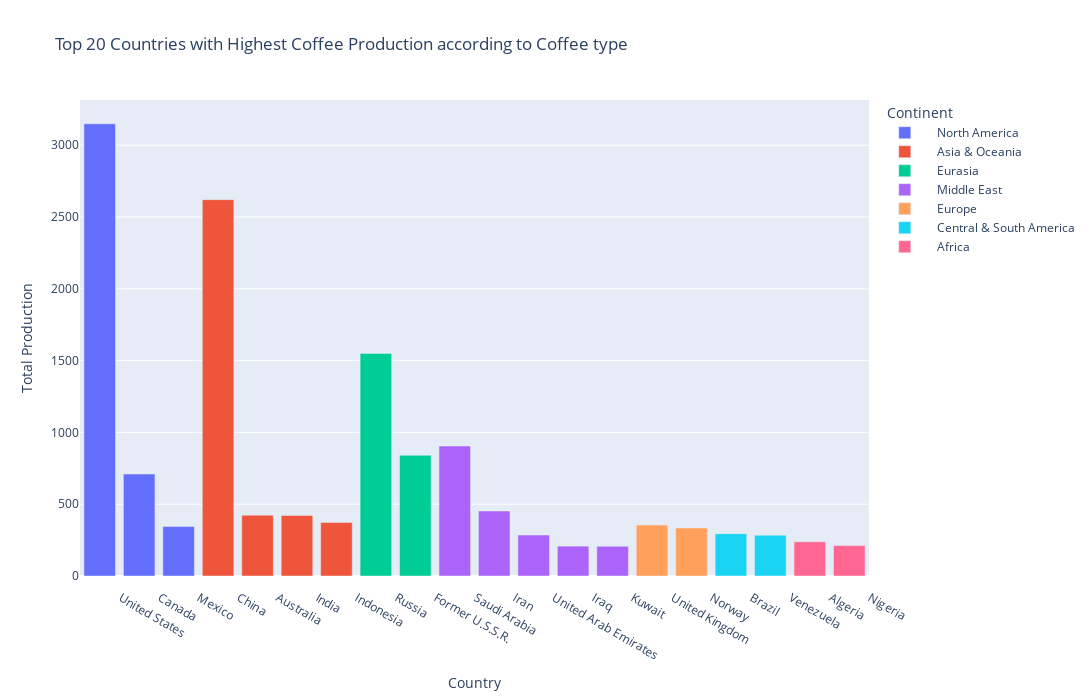

Notebook code for this chart:
### Code cell
fig = px.bar(top_production, x='Country', y='Total_production', color='Continent', labels={
                     "Country": "Country",
                     "Total_production": "Total Production"
                 },title='Top 20 Countries with Highest Coffee Production according to Coffee type', width=1500, height=700)
fig.show()

### Figure 1 — Plotly figure (JSON) as saved in the notebook; plotly's stock layout.template omitted (floating-point values rounded to 4 significant figures)
{"data": [{"alignmentgroup": "True", "hovertemplate": "Continent=    North America<br>Country=%{x}<br>Total Production=%{y}<extra></extra>", "legendgroup": "    North America", "marker": {"color": "#636efa", "pattern": {"shape": ""}}, "name": "    North America", "offsetgroup": "    North America", "orientation": "v", "showlegend": true, "textposition": "auto", "type": "bar", "x": ["        United States", "        Canada", "        Mexico"], "xaxis": "x", "y": [3149.0, 710.0, 344.1], "yaxis": "y"}, {"alignmentgroup": "True", "hovertemplate": "Continent=    Asia & Oceania<br>Country=%{x}<br>Total Production=%{y}<extra></extra>", "legendgroup": "    Asia & Oceania", "marker": {"color": "#EF553B", "pattern": {"shape": ""}}, "name": "    Asia & Oceania", "offsetgroup": "    Asia & Oceania", "orientation": "v", "showlegend": true, "textposition": "auto", "type": "bar", "x": ["        China", "        Australia", "        India", "        Indonesia"], "xaxis": "x", "y": [2621.0, 423.6, 421.5, 372.1], "yaxis": "y"}, {"alignmentgroup": "True", "hovertemplate": "Continent=    Eurasia<br>Country=%{x}<br>Total Production=%{y}<extra></extra>", "legendgroup": "    Eurasia", "marker": {"color": "#00cc96", "pattern": {"shape": ""}}, "name": "    Eurasia", "offsetgroup": "    Eurasia", "orientation": "v", "showlegend": true, "textposition": "auto", "type": "bar", "x": ["        Russia", "        Former U.S.S.R."], "xaxis": "x", "y": [1550.0, 840.5], "yaxis": "y"}, {"alignmentgroup": "True", "hovertemplate": "Continent=    Middle East<br>Country=%{x}<br>Total Production=%{y}<extra></extra>", "legendgroup": "    Middle East", "marker": {"color": "#ab63fa", "pattern": {"shape": ""}}, "name": "    Middle East", "offsetgroup": "    Middle East", "orientation": "v", "showlegend": true, "textposition": "auto", "type": "bar", "x": ["        Saudi Arabia", "        Iran", "        United Arab Emirates", "        Iraq", "        Kuwait"], "xaxis": "x", "y": [905.0, 452.6, 285.2, 207.7, 206.6], "yaxis": "y"}, {"alignmentgroup": "True", "hovertemplate": "Continent=    Europe<br>Country=%{x}<br>Total Production=%{y}<extra></extra>", "legendgroup": "    Europe", "marker": {"color": "#FFA15A", "pattern": {"shape": ""}}, "name": "    Europe", "offsetgroup": "    Europe", "orientation": "v", "showlegend": true, "textposition": "auto", "type": "bar", "x": ["        United Kingdom", "        Norway"], "xaxis": "x", "y": [355.3, 334.2], "yaxis": "y"}, {"alignmentgroup": "True", "hovertemplate": "Continent=    Central & South America<br>Country=%{x}<br>Total Production=%{y}<extra></extra>", "legendgroup": "    Central & South America", "marker": {"color": "#19d3f3", "pattern": {"shape": ""}}, "name": "    Central & South America", "offsetgroup": "    Central & South America", "orientation": "v", "showlegend": true, "textposition": "auto", "type": "bar", "x": ["        Brazil", "        Venezuela"], "xaxis": "x", "y": [294.8, 284.4], "yaxis": "y"}, {"alignmentgroup": "True", "hovertemplate": "Continent=    Africa<br>Country=%{x}<br>Total Production=%{y}<extra></extra>", "legendgroup": "    Africa", "marker": {"color": "#FF6692", "pattern": {"shape": ""}}, "name": "    Africa", "offsetgroup": "    Africa", "orientation": "v", "showlegend": true, "textposition": "auto", "type": "bar", "x": ["        Algeria", "        Nigeria"], "xaxis": "x", "y": [238.1, 211.6], "yaxis": "y"}], "layout": {"barmode": "relative", "height": 700, "legend": {"title": {"text": "Continent"}, "tracegroupgap": 0}, "title": {"text": "Top 20 Countries with Highest Coffee Production according to Coffee type"}, "width": 1500, "xaxis": {"anchor": "y", "domain": [0, 1], "title": {"text": "Country"}}, "yaxis": {"anchor": "x", "domain": [0, 1], "title": {"text": "Total Production"}}}}
